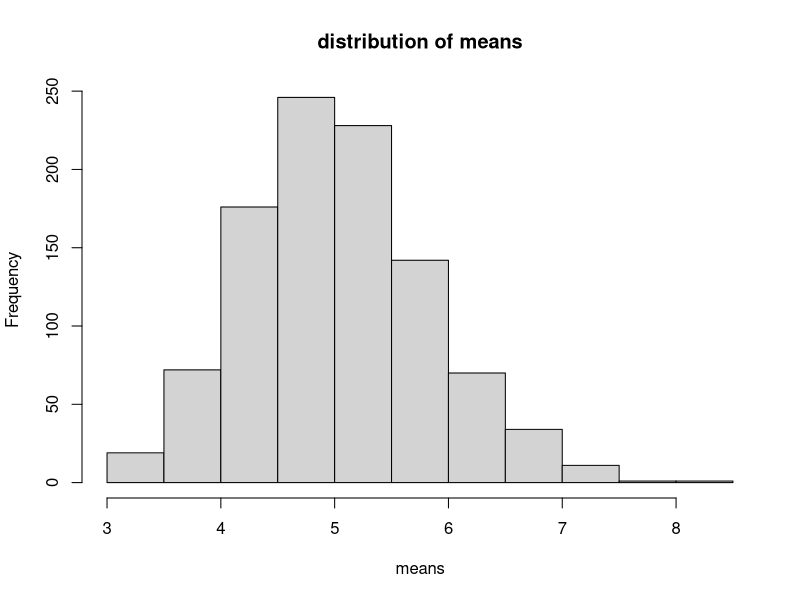
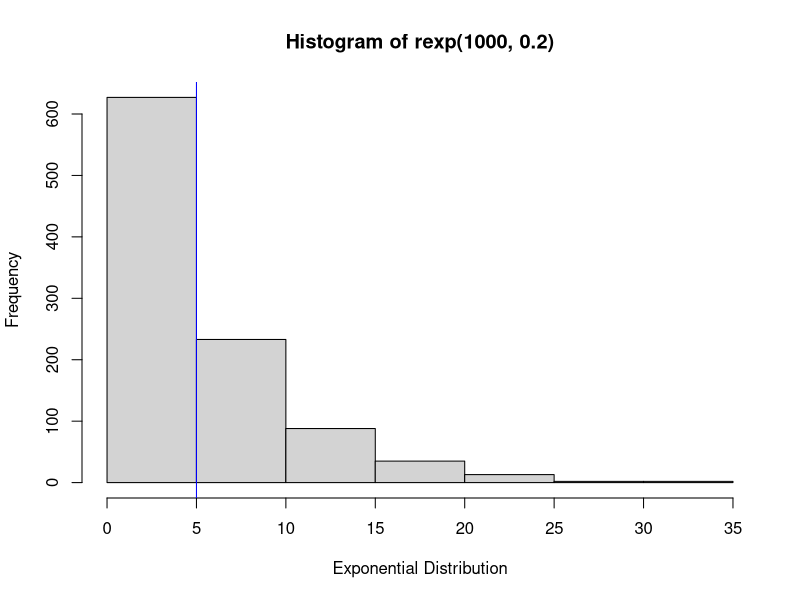
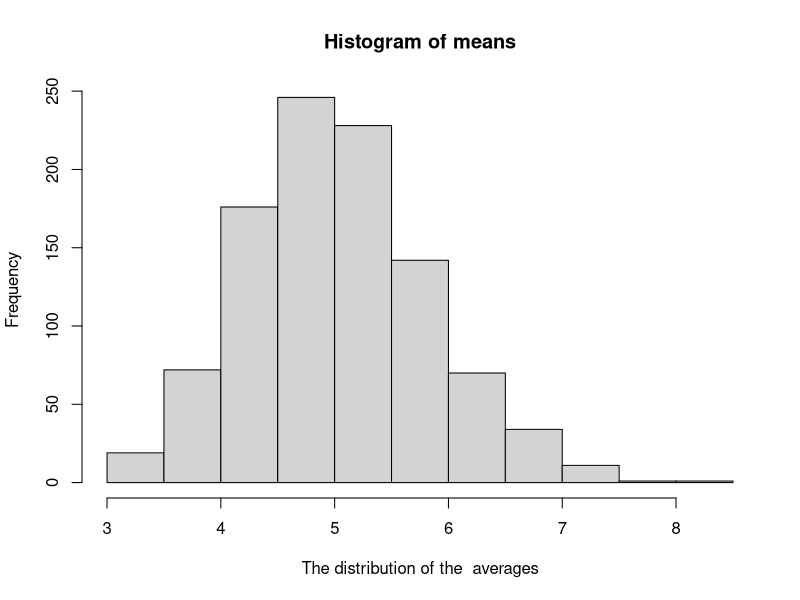

Source code (R) for these figures, in order: (Note: this script raises an error after producing the figures.)
## ---- chunk 1
lambda=0.2
## ---- chunk 2
means=NULL  #The means vector will contain the mean for each simulation

#The for loop for the simulations
for (i in 1:1000){
  means=c(means,mean(rexp(40,lambda)))
  #At each step, we append the mean of 40 exponentials to the means vector
}
## ---- chunk 3
hist(means,main="distribution of means")
## ---- chunk 4
theoretical_mean<- 1/lambda
theoretical_mean
## ---- chunk 5
hist(rexp(1000,0.2),xlab="Exponential Distribution")
abline(v=theoretical_mean,col="blue")
## ---- chunk 6
hist(means,xlab="The distribution of the  averages")
abline(v=sample_mean,col="green")
abline(v=theoretical_mean,col="blue")
## ---- chunk 7
m=NULL
for (i in 1:1000){
  m=c(m,mean(means[1:i]))
}
x=1:1000
plot(x,m,main="Convergence of sample mean to the theoretical mean",xlab="No. of simulations")
## ---- chunk 8
theoretical_variance=(1 /lambda)^2
theoretical_variance
## ---- chunk 9
sample_variance<-var(means)
sample_variance
## ---- chunk 10
sample_variance
theoretical_variance/40
# Both the above numbers are close will get closer if we go on increasing the number of random variables used to calculate the mean.
## ---- chunk 11
par(mfrow=c(1,2)) #Two plots side-by-side
hist(rexp(1000,0.2),main="exp distribution")
abline(v=1/lambda,col="red")
abline(v=0,col="blue")
abline(v=2/lambda,col="blue")
hist(means,main="distribution of means",breaks=15)
abline(v=mean(means),col="red")
abline(v=sample_mean-sqrt(sample_variance),col="green")
abline(v=sample_mean + sqrt(sample_variance),col="green")
abline(v=theoretical_mean+sqrt(theoretical_variance),col="yellow")
abline(v=theoretical_mean-sqrt(theoretical_variance))
abline(v=1/lambda,col="blue")
